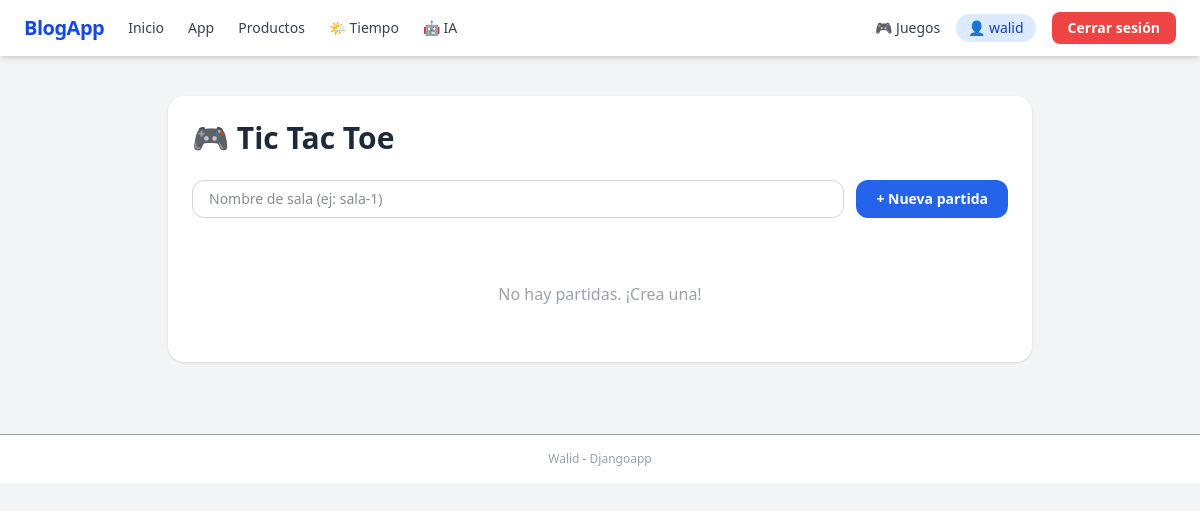
/games/ (signed in), run on an earlier commit of the app's database.
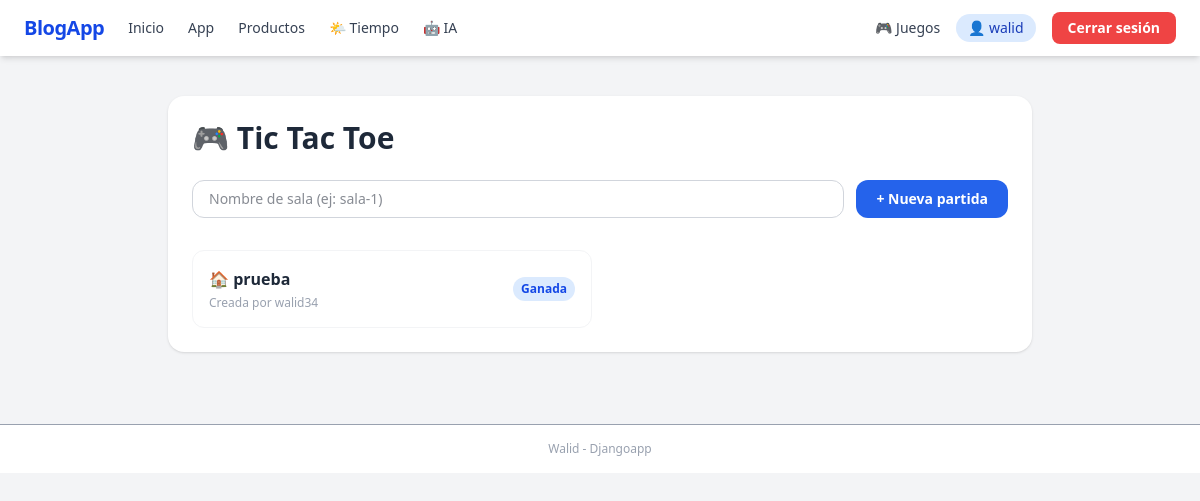
And on a later commit of the database.
### games/models.py (models this page shows, shortened)
class Game(models.Model):
    STATE_CHOICES = [
        ('active', 'Activa'),
        ('won', 'Ganada'),
        ('tie', 'Empate'),
    ]
    room_name = models.SlugField(max_length=50, unique=True)
    owner = models.ForeignKey(User, on_delete=models.CASCADE, related_name='owned_games')
    player2 = models.ForeignKey(User, on_delete=models.SET_NULL, null=True, blank=True, related_name='joined_games')
    board = models.TextField(default=json.dumps(['']*9))
    active_player = models.IntegerField(default=1)
    state = models.CharField(max_length=6, choices=STATE_CHOICES, default='active')
    winner = models.CharField(max_length=50, blank=True, null=True)

### games/views.py (the view)
# urls.py: path('', views.game_list, name='game_list'),
@login_required(login_url='/users/login/')
def game_list(request):
    if request.method == 'POST':
        room_name = request.POST.get('room_name', '').strip()
        if room_name and not Game.objects.filter(room_name=room_name).exists():
            Game.objects.create(room_name=room_name, owner=request.user)
        return redirect('games:game_list')
    games = Game.objects.all().order_by('-id')
    return render(request, 'games/game_list.html', {'games': games})

### games/templates/games/game_list.html (shortened to what this page needs)
{% extends "base.html" %}
{% block content %}
<div class="bg-white dark:bg-gray-800 rounded-2xl shadow p-6 mb-6">
    <h1 class="text-3xl font-extrabold text-gray-800 dark:text-gray-100 mb-6">🎮 Tic Tac Toe</h1>
    <form method="post" class="flex gap-3 mb-8">
        <input type="text" name="room_name" placeholder="Nombre de sala (ej: sala-1)"
               class="flex-1 px-4 py-2 rounded-xl border border-gray-300 dark:border-gray-600
                      bg-white dark:bg-gray-700 text-gray-900 dark:text-gray-100 text-sm
                      focus:outline-none focus:ring-2 focus:ring-blue-500">
        <button type="submit"
                style="background:#2563eb; color:#fff;"
                class="px-5 py-2 rounded-xl font-bold text-sm hover:opacity-80 transition">
            + Nueva partida
        </button>
    </form>
    {% if games %}
    <div class="grid grid-cols-2 gap-4">
        {% for game in games %}
        <a href="{% url 'games:game_play' game.room_name %}"
           class="flex items-center justify-between p-4 rounded-xl border border-gray-100
                  dark:border-gray-700 hover:border-blue-300 hover:bg-blue-50
                  dark:hover:bg-gray-700 transition">
            <div>
                <div class="font-bold text-gray-800 dark:text-gray-100">🏠 {{ game.room_name }}</div>
                <div class="text-xs text-gray-400 mt-1">Creada por {{ game.owner }}</div>
            </div>
            <span class="text-xs px-2 py-1 rounded-full font-semibold
                {% if game.state == 'active' %}bg-green-100 text-green-700
                {% elif game.state == 'won' %}bg-blue-100 text-blue-700
                {% else %}bg-gray-100 text-gray-600{% endif %}">
                {% if game.state == 'active' %}Activa
                {% elif game.state == 'won' %}Ganada
                {% else %}Empate{% endif %}
            </span>
        </a>
        {% endfor %}
    </div>
    {% else %}
    <p class="text-gray-400 text-center py-8">No hay partidas. ¡Crea una!</p>
    {% endif %}
</div>
{% endblock %}

### theme/templates/base.html (shortened to what this page needs)
{% load static tailwind_tags %}
<!DOCTYPE html>
<html lang="es">
<head>
    {% tailwind_css %}
</head>
</head>
<body class="bg-gray-100 dark:bg-gray-900 ...">
<body class="bg-gray-100 dark:bg-gray-900 text-gray-900 dark:text-gray-200 min-h-screen flex flex-col">
    <nav class="bg-white dark:bg-gray-800 shadow-md px-6 py-3 flex items-center justify-between">
        <div class="flex items-center gap-6">
            <a href="{% url 'djangoapp:home' %}" class="text-xl font-bold text-blue-700 dark:text-blue-400 tracking-tight">BlogApp</a>
            <a href="{% url 'djangoapp:home' %}" class="text-sm font-medium text-gray-700 dark:text-gray-300 hover:text-blue-600 transition">Inicio</a>
            <a href="{% url 'djangoapp:app_page' %}" class="text-sm font-medium text-gray-700 dark:text-gray-300 hover:text-blue-600 transition">App</a>
            {% if user.is_authenticated %}
                <a href="{% url 'djangoapp:products_list' %}" class="text-sm font-medium text-gray-700 dark:text-gray-300 hover:text-blue-600 transition">Productos</a>
                <a href="{% url 'weather:weather' %}" class="text-sm font-medium text-gray-700 dark:text-gray-300 hover:text-blue-600 transition">🌤 Tiempo</a>
                <a href="{% url 'chatbot:chatbot' %}" class="text-sm font-medium text-gray-700 dark:text-gray-300 hover:text-blue-600 transition">🤖 IA</a>
            {% endif %}
        </div>
        <div class="flex items-center gap-4">
            <a href="{% url 'games:game_list' %}" class="text-sm font-medium text-gray-700 dark:text-gray-300 hover:text-blue-600 transition">🎮 Juegos</a>
            {% if user.is_authenticated %}
                <a href="{% url 'users:profile' %}" class="text-sm bg-blue-100 text-blue-800 dark:bg-blue-900 dark:text-blue-200 px-3 py-1 rounded-full font-medium hover:opacity-80 transition">👤 {{ user.username }}</a>
                <form action="{% url 'users:logout' %}" method="post" style="display:inline;">
                    <button style="background-color:#ef4444; color:#ffffff;" class="text-sm px-4 py-1.5 rounded-lg hover:opacity-80 font-semibold transition">Cerrar sesión</button>
                </form>
            {% else %}
                <a href="{% url 'users:login' %}" class="text-sm font-medium text-blue-600 hover:underline">Iniciar sesión</a>
                <a href="{% url 'users:register' %}" style="background-color:#2563eb; color:#ffffff;" class="text-sm px-4 py-1.5 rounded-lg hover:opacity-80 font-semibold transition">Registrarse</a>
            {% endif %}
        </div>
    </nav>
    <main class="max-w-4xl mx-auto w-full mt-10 px-4 pb-12 flex-1">
        {% block content %}{% endblock content %}
    </main>
    <footer class="bg-white dark:bg-gray-800 border-t text-center text-xs text-gray-400 py-4 mt-auto">
        Walid - Djangoapp
    </footer>
</body>
</html>

What changed in the data, as far as the page shows it:
added Game: room_name "prueba", owner "walid34", state "Ganada"
Also different on the page:
text no longer shown: "No hay partidas. ¡Crea una!"
